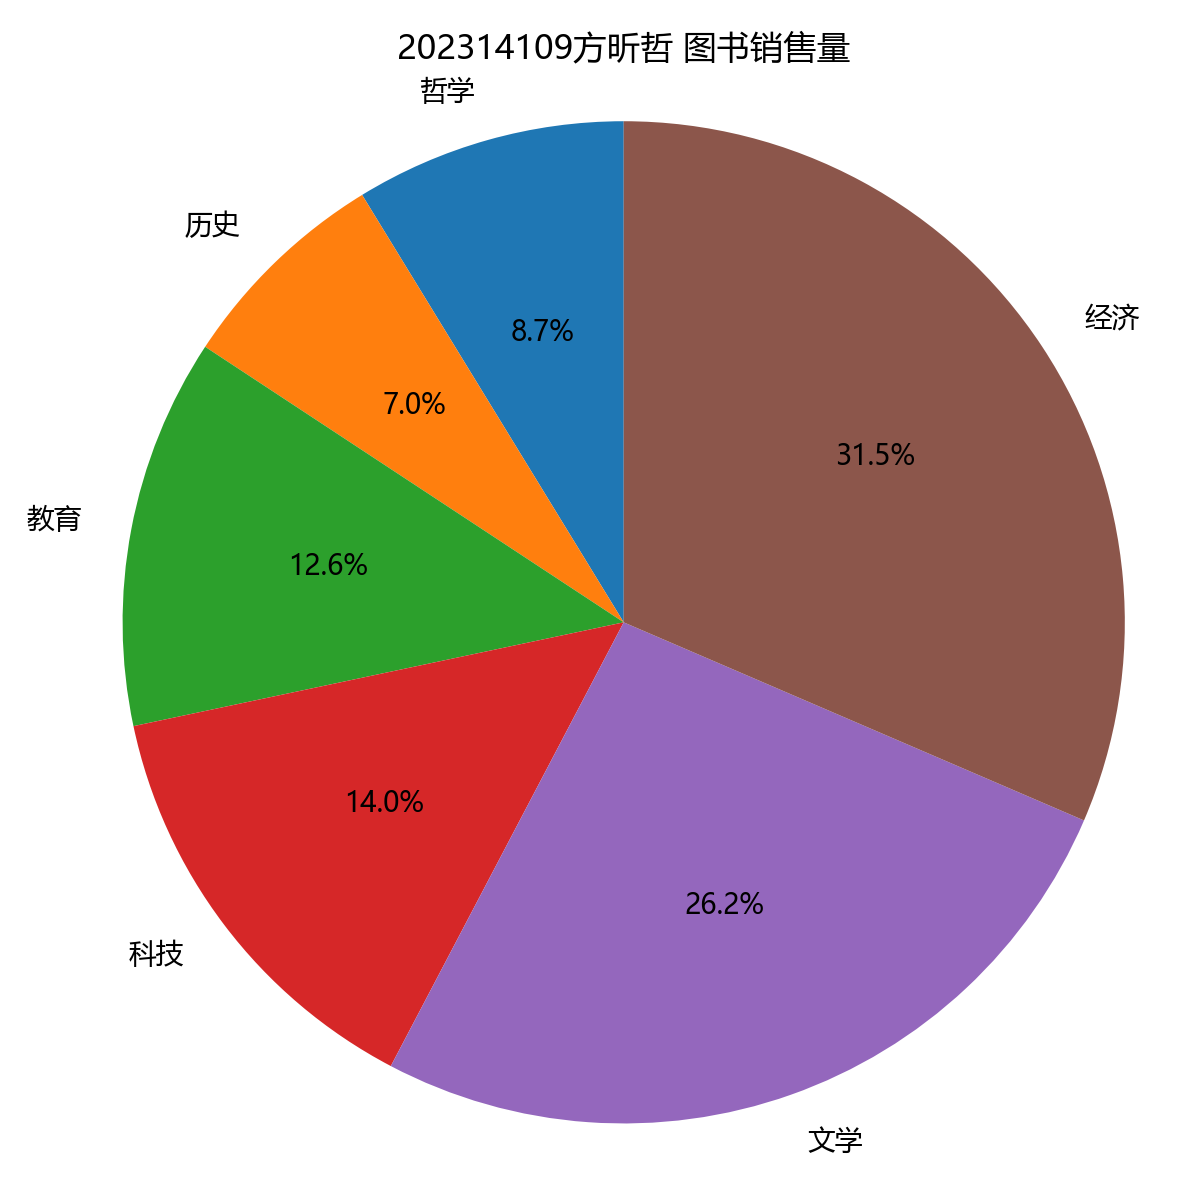

Generate this figure with Python:
"""
饼图展示：商家A各图书分类的销量占比。

教学重点：
  - 使用 matplotlib 绘制饼图（Pie Chart）
  - autopct 参数控制百分比标签的显示格式
  - startangle 控制饼图起始角度
  - axis("equal") 保证饼图为正圆形
"""

# --- 1. 导入与后端设置 ---
import matplotlib

matplotlib.use("Agg")  # 使用非交互式后端，适合脚本环境保存图片

import matplotlib.pyplot as plt

# --- 2. 中文字体与负号显示配置 ---
plt.rcParams["font.sans-serif"] = ["Microsoft YaHei"]  # 设置中文字体为微软雅黑
plt.rcParams["axes.unicode_minus"] = False  # 解决负号 '-' 显示为方块的问题

# --- 3. 数据准备 ---
# 直接改这里的数据即可
labels = ["哲学", "历史", "教育", "科技", "文学", "经济"]  # 图书分类标签
merchant_a = [25, 20, 36, 40, 75, 90]  # 商家A各分类销量

# --- 4. 绘制饼图 ---
plt.figure(figsize=(6, 6))  # 创建正方形画布，保证饼图不变形
plt.pie(merchant_a, labels=labels, autopct="%1.1f%%", startangle=90)
# autopct: 显示百分比，保留一位小数；startangle: 第一片从 90 度位置开始
plt.title("202314109方昕哲 图书销售量")
plt.axis("equal")  # 确保饼图绘制为正圆而非椭圆
plt.tight_layout()  # 自动调整布局，避免标签被裁剪
plt.savefig("q2_pie.png", dpi=200)  # 保存为 PNG 图片，分辨率 200 dpi
